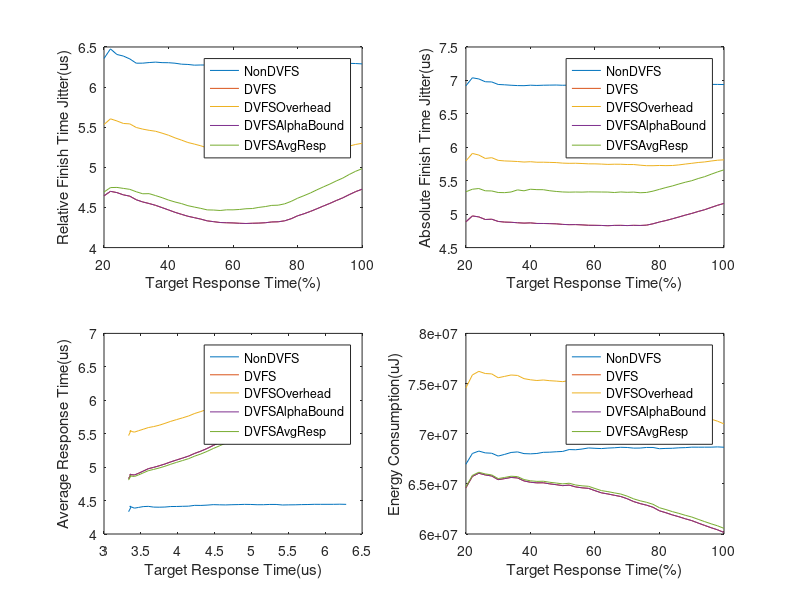
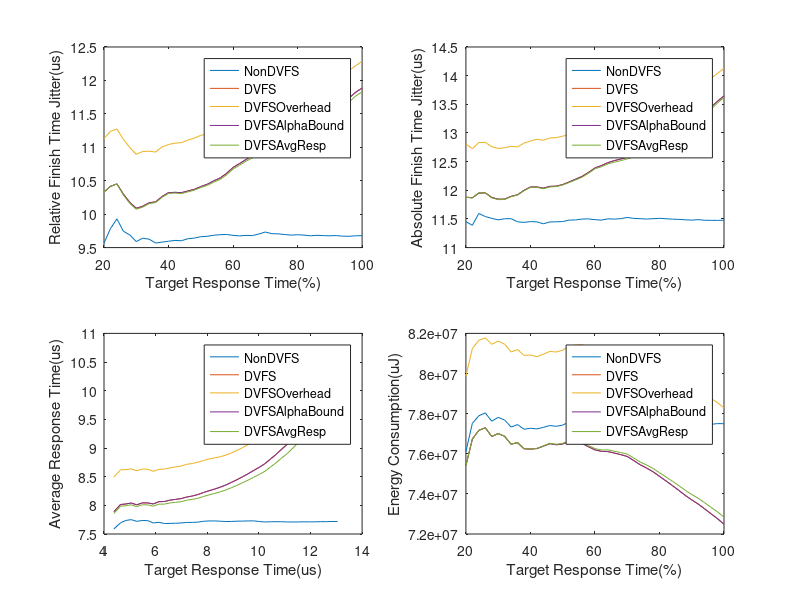
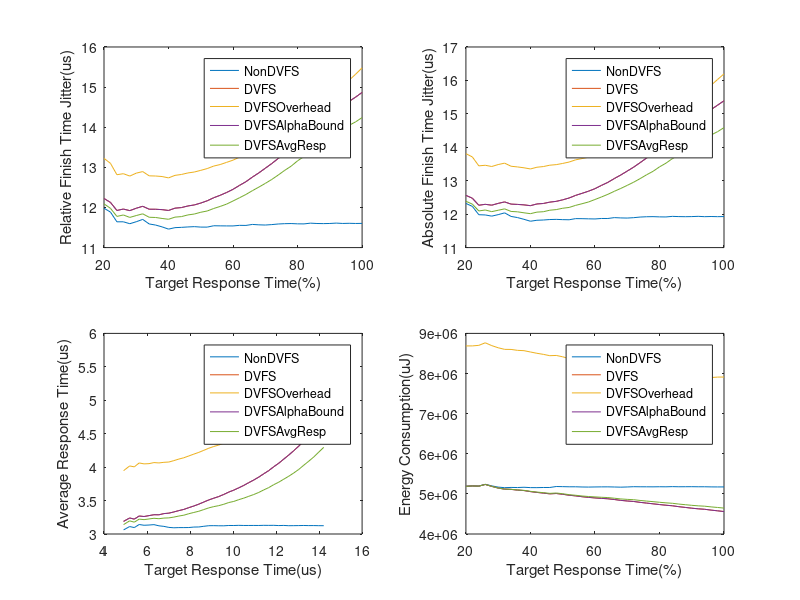

MATLAB code to generate these figures, in order:
M1=csvread('Total_csv_11/Total_NonDVFS.0.csv');
M2=csvread('Total_csv_11/Total_DVFS.NonOverhead.0.csv');
M3=csvread('Total_csv_11/Total_DVFS.Overhead.0.csv');
M10=csvread('Total_csv_11/Total_DVFS.AlphaBound.0.csv');
M11=csvread('Total_csv_11/Total_DVFS.AvgResp.0.csv');

M4=csvread('Total_csv_11/Total_NonDVFS.1.csv');
M5=csvread('Total_csv_11/Total_DVFS.NonOverhead.1.csv');
M6=csvread('Total_csv_11/Total_DVFS.Overhead.1.csv');
M12=csvread('Total_csv_11/Total_DVFS.AlphaBound.1.csv');
M13=csvread('Total_csv_11/Total_DVFS.AvgResp.1.csv');

M7=csvread('Total_csv_11/Total_NonDVFS.2.csv');
M8=csvread('Total_csv_11/Total_DVFS.NonOverhead.2.csv');
M9=csvread('Total_csv_11/Total_DVFS.Overhead.2.csv');
M14=csvread('Total_csv_11/Total_DVFS.AlphaBound.2.csv');
M15=csvread('Total_csv_11/Total_DVFS.AvgResp.2.csv');

figure(1);
x_axis = M1(:, 1);
RFJ_Env1 = M1(:, 2);
RFJ_Env2 = M2(:, 2);
RFJ_Env3 = M3(:, 2);
RFJ_Env4 = M10(:, 2);
RFJ_Env5 = M11(:, 2);
AFJ_Env1 = M1(:, 3);
AFJ_Env2 = M2(:, 3);
AFJ_Env3 = M3(:, 3);
AFJ_Env4 = M10(:, 3);
AFJ_Env5 = M11(:, 3);
TargetResponse_Env1 = M1(:, 4);
TargetResponse_Env2 = M2(:, 4);
TargetResponse_Env3 = M3(:, 4);
TargetResponse_Env4 = M10(:, 4);
TargetResponse_Env5 = M11(:, 4);
AverageResponse_Env1 = M1(:, 5);
AverageResponse_Env2 = M2(:, 5);
AverageResponse_Env3 = M3(:, 5);
AverageResponse_Env4 = M10(:, 5);
AverageResponse_Env5 = M11(:, 5);
Energy_Env1 = M1(:, 6);
Energy_Env2 = M2(:, 6);
Energy_Env3 = M3(:, 6);
Energy_Env4 = M10(:, 6);
Energy_Env5 = M11(:, 6);
subplot(2,2,1);
plot(x_axis, RFJ_Env1, x_axis, RFJ_Env2, x_axis, RFJ_Env3, x_axis, RFJ_Env4, x_axis, RFJ_Env5);
xlabel("Target Response Time(%)");
ylabel("Relative Finish Time Jitter(us)");
legend({'NonDVFS','DVFS','DVFSOverhead','DVFSAlphaBound','DVFSAvgResp'});
subplot(2,2,2);
plot(x_axis, AFJ_Env1, x_axis, AFJ_Env2, x_axis, AFJ_Env3, x_axis, AFJ_Env4, x_axis, AFJ_Env5);
xlabel("Target Response Time(%)");
ylabel("Absolute Finish Time Jitter(us)");
legend({'NonDVFS','DVFS','DVFSOverhead','DVFSAlphaBound','DVFSAvgResp'});
subplot(2,2,3);
plot(TargetResponse_Env1, AverageResponse_Env1, TargetResponse_Env2, AverageResponse_Env2, TargetResponse_Env3, AverageResponse_Env3, TargetResponse_Env4, AverageResponse_Env4, TargetResponse_Env5, AverageResponse_Env5);
xlabel("Target Response Time(us)");
ylabel("Average Response Time(us)");
legend({'NonDVFS','DVFS','DVFSOverhead','DVFSAlphaBound','DVFSAvgResp'});
subplot(2,2,4);
plot(x_axis, Energy_Env1, x_axis, Energy_Env2, x_axis, Energy_Env3, x_axis, Energy_Env4, x_axis, Energy_Env5);
xlabel("Target Response Time(%)");
ylabel("Energy Consumption(uJ)");
legend({'NonDVFS','DVFS','DVFSOverhead','DVFSAlphaBound','DVFSAvgResp'});

figure(2);
x_axis_Tsk1 = M4(:, 1);
RFJ_Env1_Tsk1 = M4(:, 2);
RFJ_Env2_Tsk1 = M5(:, 2);
RFJ_Env3_Tsk1 = M6(:, 2);
RFJ_Env4_Tsk1 = M12(:, 2);
RFJ_Env5_Tsk1 = M13(:, 2);
AFJ_Env1_Tsk1 = M4(:, 3);
AFJ_Env2_Tsk1 = M5(:, 3);
AFJ_Env3_Tsk1 = M6(:, 3);
AFJ_Env4_Tsk1 = M12(:, 3);
AFJ_Env5_Tsk1 = M13(:, 3);
TargetResponse_Env1_Tsk1 = M4(:, 4);
TargetResponse_Env2_Tsk1 = M5(:, 4);
TargetResponse_Env3_Tsk1 = M6(:, 4);
TargetResponse_Env4_Tsk1 = M12(:, 4);
TargetResponse_Env5_Tsk1 = M13(:, 4);
AverageResponse_Env1_Tsk1 = M4(:, 5);
AverageResponse_Env2_Tsk1 = M5(:, 5);
AverageResponse_Env3_Tsk1 = M6(:, 5);
AverageResponse_Env4_Tsk1 = M12(:, 5);
AverageResponse_Env5_Tsk1 = M13(:, 5);
Energy_Env1_Tsk1 = M4(:, 6);
Energy_Env2_Tsk1 = M5(:, 6);
Energy_Env3_Tsk1 = M6(:, 6);
Energy_Env4_Tsk1 = M12(:, 6);
Energy_Env5_Tsk1 = M13(:, 6);
subplot(2,2,1);
plot(x_axis_Tsk1, RFJ_Env1_Tsk1, x_axis_Tsk1, RFJ_Env2_Tsk1, x_axis_Tsk1, RFJ_Env3_Tsk1, x_axis_Tsk1, RFJ_Env4_Tsk1, x_axis_Tsk1, RFJ_Env5_Tsk1);
xlabel("Target Response Time(%)");
ylabel("Relative Finish Time Jitter(us)");
legend({'NonDVFS','DVFS','DVFSOverhead','DVFSAlphaBound','DVFSAvgResp'});
subplot(2,2,2);
plot(x_axis_Tsk1, AFJ_Env1_Tsk1, x_axis_Tsk1, AFJ_Env2_Tsk1, x_axis_Tsk1, AFJ_Env3_Tsk1, x_axis_Tsk1, AFJ_Env4_Tsk1, x_axis_Tsk1, AFJ_Env5_Tsk1);
xlabel("Target Response Time(%)");
ylabel("Absolute Finish Time Jitter(us)");
legend({'NonDVFS','DVFS','DVFSOverhead','DVFSAlphaBound','DVFSAvgResp'});
subplot(2,2,3);
plot(TargetResponse_Env1_Tsk1, AverageResponse_Env1_Tsk1, TargetResponse_Env2_Tsk1, AverageResponse_Env2_Tsk1, TargetResponse_Env3_Tsk1, AverageResponse_Env3_Tsk1, TargetResponse_Env4_Tsk1, AverageResponse_Env4_Tsk1, TargetResponse_Env5_Tsk1, AverageResponse_Env5_Tsk1);
xlabel("Target Response Time(us)");
ylabel("Average Response Time(us)");
legend({'NonDVFS','DVFS','DVFSOverhead','DVFSAlphaBound','DVFSAvgResp'});
subplot(2,2,4);
plot(x_axis_Tsk1, Energy_Env1_Tsk1, x_axis_Tsk1, Energy_Env2_Tsk1, x_axis_Tsk1, Energy_Env3_Tsk1, x_axis_Tsk1, Energy_Env4_Tsk1, x_axis_Tsk1, Energy_Env5_Tsk1);
xlabel("Target Response Time(%)");
ylabel("Energy Consumption(uJ)");
legend({'NonDVFS','DVFS','DVFSOverhead','DVFSAlphaBound','DVFSAvgResp'});

figure(3);
x_axis_Tsk2 = M7(:, 1);
RFJ_Env1_Tsk2 = M7(:, 2);
RFJ_Env2_Tsk2 = M8(:, 2);
RFJ_Env3_Tsk2 = M9(:, 2);
RFJ_Env4_Tsk2 = M14(:, 2);
RFJ_Env5_Tsk2 = M15(:, 2);
AFJ_Env1_Tsk2 = M7(:, 3);
AFJ_Env2_Tsk2 = M8(:, 3);
AFJ_Env3_Tsk2 = M9(:, 3);
AFJ_Env4_Tsk2 = M14(:, 3);
AFJ_Env5_Tsk2 = M15(:, 3);
TargetResponse_Env1_Tsk2 = M7(:, 4);
TargetResponse_Env2_Tsk2 = M8(:, 4);
TargetResponse_Env3_Tsk2 = M9(:, 4);
TargetResponse_Env4_Tsk2 = M14(:, 4);
TargetResponse_Env5_Tsk2 = M15(:, 4);
AverageResponse_Env1_Tsk2 = M7(:, 5);
AverageResponse_Env2_Tsk2 = M8(:, 5);
AverageResponse_Env3_Tsk2 = M9(:, 5);
AverageResponse_Env4_Tsk2 = M14(:, 5);
AverageResponse_Env5_Tsk2 = M15(:, 5);
Energy_Env1_Tsk2 = M7(:, 6);
Energy_Env2_Tsk2 = M8(:, 6);
Energy_Env3_Tsk2 = M9(:, 6);
Energy_Env4_Tsk2 = M14(:, 6);
Energy_Env5_Tsk2 = M15(:, 6);
subplot(2,2,1);
plot(x_axis_Tsk2, RFJ_Env1_Tsk2, x_axis_Tsk2, RFJ_Env2_Tsk2, x_axis_Tsk2, RFJ_Env3_Tsk2, x_axis_Tsk2, RFJ_Env4_Tsk2, x_axis_Tsk2, RFJ_Env5_Tsk2);
xlabel("Target Response Time(%)");
ylabel("Relative Finish Time Jitter(us)");
legend({'NonDVFS','DVFS','DVFSOverhead','DVFSAlphaBound','DVFSAvgResp'});
subplot(2,2,2);
plot(x_axis_Tsk2, AFJ_Env1_Tsk2, x_axis_Tsk2, AFJ_Env2_Tsk2, x_axis_Tsk2, AFJ_Env3_Tsk2, x_axis_Tsk2, AFJ_Env4_Tsk2, x_axis_Tsk2, AFJ_Env5_Tsk2);
xlabel("Target Response Time(%)");
ylabel("Absolute Finish Time Jitter(us)");
legend({'NonDVFS','DVFS','DVFSOverhead','DVFSAlphaBound','DVFSAvgResp'});
subplot(2,2,3);
plot(TargetResponse_Env1_Tsk2, AverageResponse_Env1_Tsk2, TargetResponse_Env2_Tsk2, AverageResponse_Env2_Tsk2, TargetResponse_Env3_Tsk2, AverageResponse_Env3_Tsk2, TargetResponse_Env4_Tsk2, AverageResponse_Env4_Tsk2, TargetResponse_Env5_Tsk2, AverageResponse_Env5_Tsk2);
xlabel("Target Response Time(us)");
ylabel("Average Response Time(us)");
legend({'NonDVFS','DVFS','DVFSOverhead','DVFSAlphaBound','DVFSAvgResp'});
subplot(2,2,4);
plot(x_axis, Energy_Env1_Tsk2, x_axis_Tsk2, Energy_Env2_Tsk2, x_axis_Tsk2, Energy_Env3_Tsk2, x_axis_Tsk2, Energy_Env4_Tsk2, x_axis_Tsk2, Energy_Env5_Tsk2);
xlabel("Target Response Time(%)");
ylabel("Energy Consumption(uJ)");
legend({'NonDVFS','DVFS','DVFSOverhead','DVFSAlphaBound','DVFSAvgResp'});




